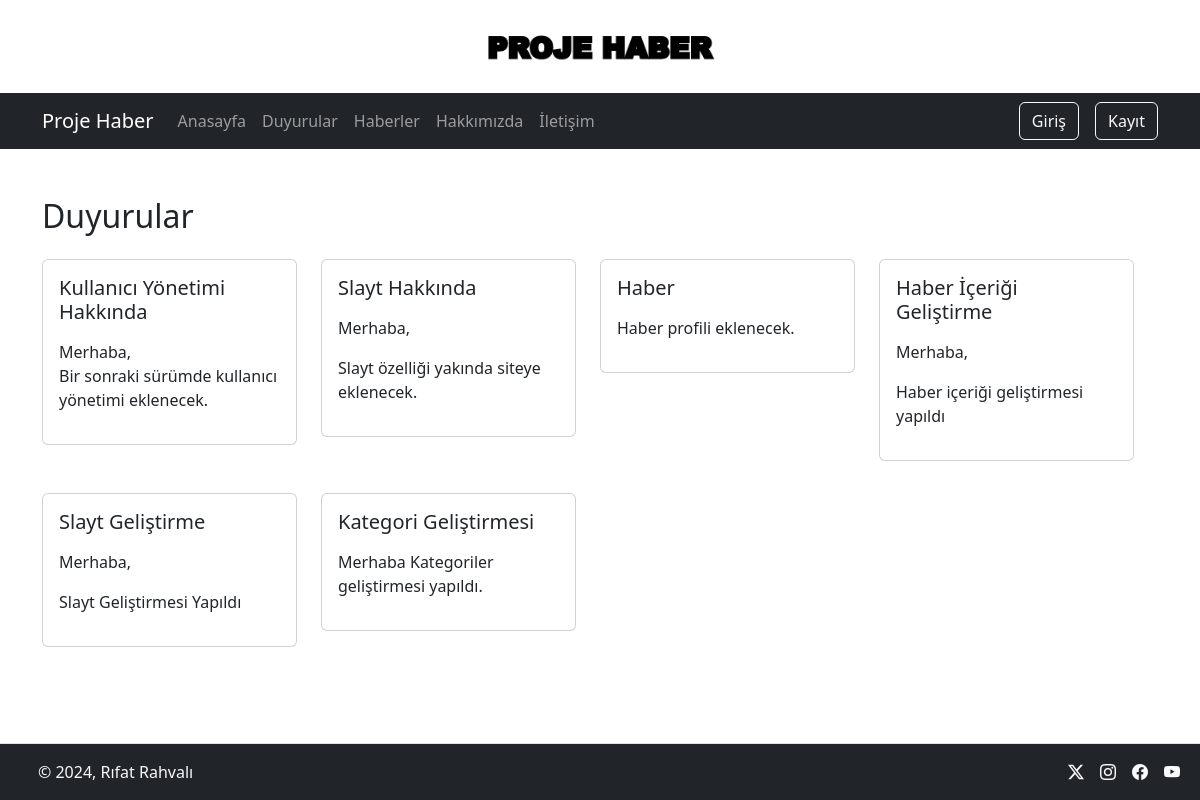
The page /notices/ on the database as committed earlier.
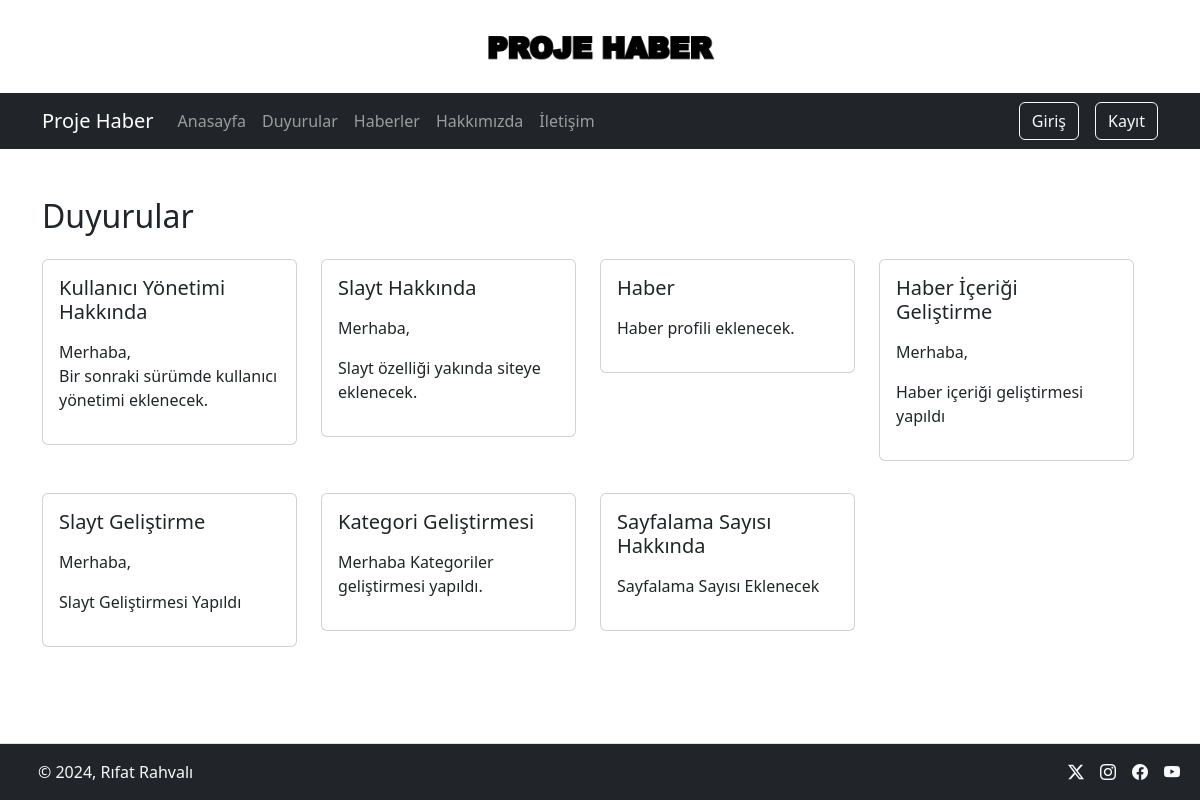
The same page on the database as committed later.
### haber/models.py (models this page shows, shortened)
class Notice(models.Model):
    title = models.CharField(max_length=200)
    content = RichTextField()
    slug = models.SlugField(max_length=200,blank=True,editable=False)

### haber/views.py (the view)
# urls.py: path("notices/",NoticesView.as_view(),name="notices"),
class NoticesView(TemplateView):
    template_name="notices.html"
    context_object_name = 'notice'
    queryset = Notice.objects.all()
    def get_context_data(self, **kwargs):
        context = super().get_context_data(**kwargs)
        context['Notices'] = Notice.objects.all()
        return context

### haber/context_processors.py (called while the page is built)
def SettingsList(request):
    context = Settings.objects.first()
    return {'setting' : context}

### templates/notices.html (shortened to what this page needs)
{% extends "base.html" %}
{% load static %}
{% block content %}
<div class="row mt-4 mb-5">
    <div class="row">
        <div class="col-md-12">
            <h2>Duyurular</h2>
        </div>
    </div>
    <div class="row">
        {% for notice in Notices %}
        <div class="col-md-3 mt-3 mb-3">
            <div class="card">
                <div class="card-body">
                    <h5 class="card-title"> {{ notice.title }} </h5>
                    <p class="card-text">
                        {{ notice.content|safe }}
                    </p>
                </div>
            </div>
        </div>
        {% endfor %}
    </div>
</div>
{% endblock content %}

### templates/base.html (shortened to what this page needs)
{% load static %}
<!DOCTYPE html>
<html lang="en">
<head>
    <link href="https://cdn.jsdelivr.net/npm/bootstrap@5.3.3/dist/css/bootstrap.min.css"
        rel="stylesheet">
    <link rel="stylesheet" href="https://cdn.jsdelivr.net/npm/bootstrap-icons@1.11.3/font/bootstrap-icons.min.css">
    <link rel="stylesheet" href=" {% static 'css/site-style.css' %} ">
</head>
<body>
<header>
    <div class="container text-center mt-4 mb-4">
        <img width="230" src="{% get_media_prefix %}/dimg/logo2.png" alt="Logo" class="img-fluid">
    </div>
    <nav class="navbar navbar-expand-lg navbar-dark bg-dark">
        <div class="container">
            <a class="navbar-brand" href="{% url "index" %}">Proje Haber</a>
            <div class="collapse navbar-collapse justify-content-between" id="navbarNav">
                <ul class="navbar-nav">
                    <li class="nav-item">
                        <a class="nav-link" href="{% url "index" %}">Anasayfa</a>
                    </li>
                    <li class="nav-item">
                        <a class="nav-link" href="{% url 'notices' %}">Duyurular</a>
                    </li>
                    <li class="nav-item">
                        <a class="nav-link" href="{% url 'news' %}">Haberler</a>
                    </li>
                    <li class="nav-item">
                        <a class="nav-link" href="{% url 'abouts' %}">Hakkımızda</a>
                    </li>
                    <li class="nav-item">
                        <a class="nav-link" href="{% url 'contacts' %}">İletişim</a>
                    </li>
                </ul>
                <div class="d-flex">
                    {% if user.is_authenticated %}
                        <form class="d-flex ms-3">
                            <a href="{% url 'logout' %}" class="btn btn-outline-light">Çıkış</a>
                        </form>
                        <form class="d-flex ms-3">
                            <a href="#" class="btn btn-outline-light">Hoşgeldin, {{user.get_full_name|title}}</a>
                        </form>
                    {% else %}
                        <form class="d-flex ms-3">
                            <a href="{% url 'login' %}" class="btn btn-outline-light">Giriş</a>
                        </form>
                        <form class="d-flex ms-3">
                            <a href="{% url 'register' %}" class="btn btn-outline-light">Kayıt</a>
                        </form>
                    {% endif %}
                </div>
            </div>
        </div>
    </nav>
</header>
<main>
<div class="container mt-5">
    {% block content %}
    {% endblock content %}
</div>
</main>
<footer class="fixed-bottom d-flex flex-wrap justify-content-between align-items-center border-top bg-dark pb-3 pt-3">
    <div class="col-md-4 d-flex align-items-center ">
        <a href="/" class="mb-3 me-2 mb-md-0 text-body-secondary text-decoration-none lh-1">
            <svg class="bi" width="30" height="24">
                <use xlink:href="#bootstrap"></use>
            </svg>
        </a>
        <span class="mb-3 mb-md-0 text-light">© 2024, Rıfat Rahvalı </span>
    </div>
    <ul style="margin-right: 20px !important;" class="nav col-md-4 justify-content-end list-unstyled d-flex">
        <li class="ms-3"><a class="text-light" href="{{ setting.twitterUrl}}"><i class="bi bi-twitter-x"></i></a></li>
        <li class="ms-3"><a class="text-light" href="{{ setting.instagramUrl}}"><i class="bi bi-instagram"></i></a></li>
        <li class="ms-3"><a class="text-light" href="{{ setting.facebookUrl}}"><i class="bi bi-facebook"></i></a></li>
        <li class="ms-3"><a class="text-light" href="{{ setting.youtubeUrl}}"><i class="bi bi-youtube"></i></a></li>
    </ul>
</body>
</html>

Rows that differ between the two databases and show on the page:
added Notice: title "Sayfalama Sayısı Hakkında", content "Sayfalama Sayısı Eklenecek"
